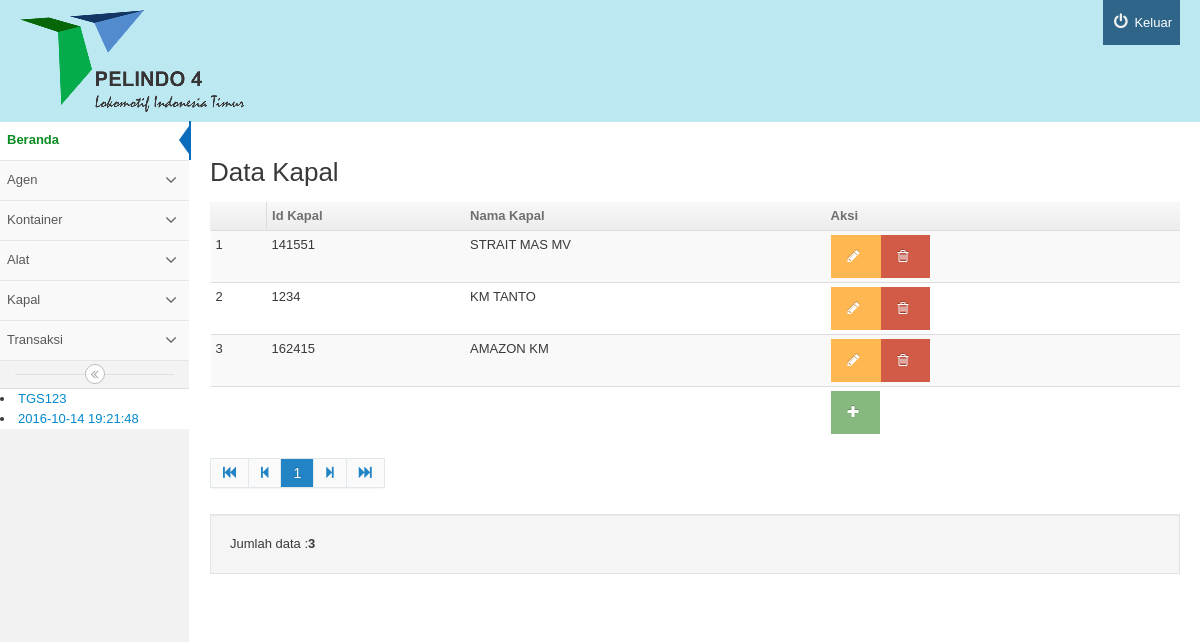
The app's page /admin/index.php?mod=kapal&pg=kapal_view (signed in) with its own data.
### tables this page shows
CREATE TABLE IF NOT EXISTS `kapal` (
  `idKapal` int(20) NOT NULL,
  `Nama` varchar(100) NOT NULL
);

### admin/kapal/kapal_view.php (the view, shortened to what this page needs)
<div class='bs-docs-example'>
	<h2 id="headings"> Data Kapal</h2>
	<table  class="table table-striped table-condensed">
		<thead>
		<th><td><b>Id Kapal </b></td><td><b>Nama Kapal</b></td><td style='min-width: 2px'><b>Aksi</b></td></th>
		</thead>
		<tbody>
		<?php
$batas='10';
$halaman=$_GET['halaman'];
$posisi=null;
if(empty($halaman)){
$posisi=0;
}else{
$posisi=($halaman-1)* $batas;
}
$query="SELECT * from kapal order by Nama desc limit $posisi,$batas ";
$result=mysql_query($query) or die(mysql_error());
$no=1;
while($rows=mysql_fetch_object($result)){
		?>
		<tr>
			<td><? echo $posisi+$no
			?></td>
			<td><?		echo $rows -> idKapal;?></td>
			<td><?		echo $rows -> Nama;?></td>
			<td><a title="Ubah data" href="index.php?mod=kapal&pg=kapal_form&id=<?=	$rows -> idKapal;?>"
				class='btn btn-warning'><i class="icon-pencil"></i></a><a title="Hapus data"href="index.php?mod=kapal&pg=kapal_view&act=del&id=<?=	$rows -> idKapal;?>"
			onclick="return confirm('Yakin data akan dihapus?') ";
			class='btn btn-danger'> <i class="icon-trash"></i></a></td>
		</tr>
		<?
	$no++;
	}?>
		<tr>
			<td colspan='3' ></td><td><a title="Tambah data" href="index.php?mod=kapal&pg=kapal_form"
			class='btn btn-success'	><i class="icon-plus"></i></a></td>
		</tr>
		</tbody>
	</table>
<?php
$tampil2=mysql_query("select idKapal from kapal");
$jmldata=mysql_num_rows($tampil2);
?>
<div class='pagination'>
	<ul>
	</ul>
</div>
<div class='well'>Jumlah data :<strong><?= $jmldata; ?> </strong></div>
</div>

### css/style1/css/style6.css (style rules this page uses)
body { font-family: 'Ubuntu', sans-serif; }
body { font-family: Arial,Verdana,sans-serif }

### records on screen
kapal: no "1", idKapal "141551", Nama "STRAIT MAS MV"
kapal: no "2", idKapal "1234", Nama "KM TANTO"
kapal: no "3", idKapal "162415", Nama "AMAZON KM"

### other values on screen
$row[0] "TGS123"
$row[0] "2016-10-14 19:21:48"
$halaman "1"
$jmldata "3"
